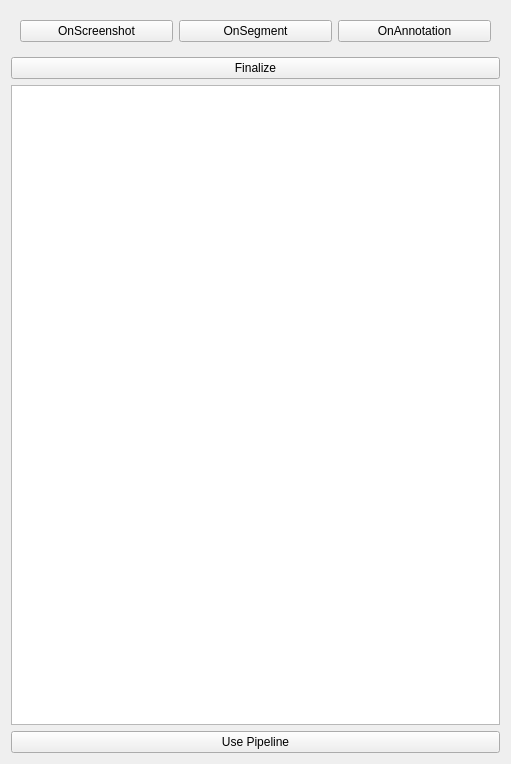
<?xml version="1.0" encoding="UTF-8"?>
<ui version="4.0">
 <class>Form</class>
 <widget class="QWidget" name="Form">
  <property name="geometry">
   <rect>
    <x>0</x>
    <y>0</y>
    <width>511</width>
    <height>764</height>
   </rect>
  </property>
  <property name="windowTitle">
   <string>Form</string>
  </property>
  <layout class="QVBoxLayout" name="verticalLayout">
   <item>
    <widget class="QWidget" name="widget" native="true">
     <layout class="QHBoxLayout" name="horizontalLayout">
      <item>
       <widget class="QPushButton" name="btn_onScreenshot">
        <property name="text">
         <string>OnScreenshot</string>
        </property>
        <property name="checkable">
         <bool>true</bool>
        </property>
       </widget>
      </item>
      <item>
       <widget class="QPushButton" name="btn_onSegment">
        <property name="text">
         <string>OnSegment</string>
        </property>
        <property name="checkable">
         <bool>true</bool>
        </property>
       </widget>
      </item>
      <item>
       <widget class="QPushButton" name="btn_onAnnotation">
        <property name="text">
         <string>OnAnnotation</string>
        </property>
        <property name="checkable">
         <bool>true</bool>
        </property>
       </widget>
      </item>
     </layout>
    </widget>
   </item>
   <item>
    <widget class="QPushButton" name="btn_Finalize">
     <property name="text">
      <string>Finalize</string>
     </property>
     <property name="checkable">
      <bool>false</bool>
     </property>
    </widget>
   </item>
   <item>
    <widget class="QListWidget" name="listWidget_Pipelines"/>
   </item>
   <item>
    <widget class="QPushButton" name="btn_usePipeline">
     <property name="text">
      <string>Use Pipeline</string>
     </property>
    </widget>
   </item>
  </layout>
 </widget>
 <resources/>
 <connections/>
</ui>
